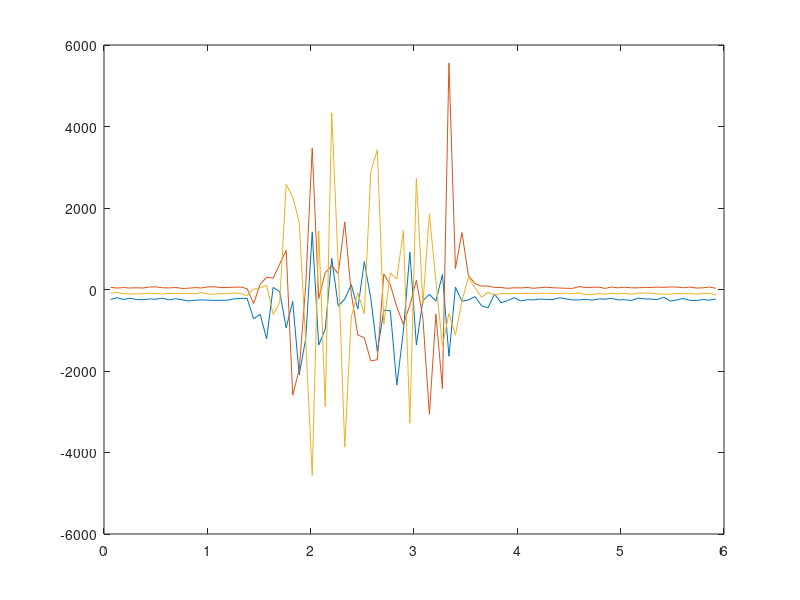
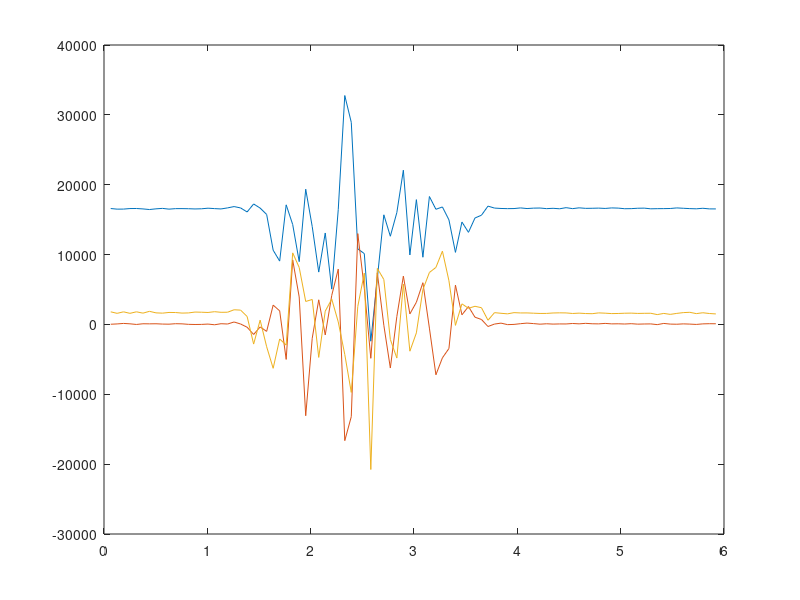
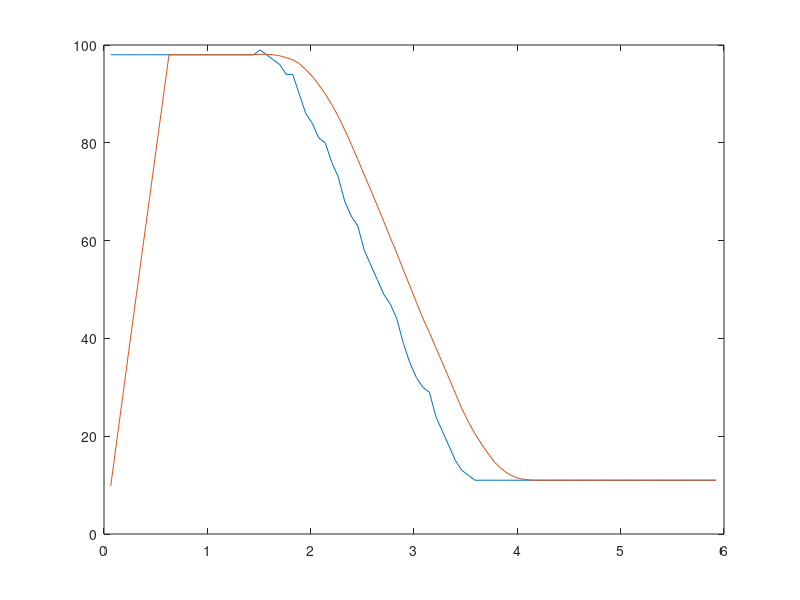
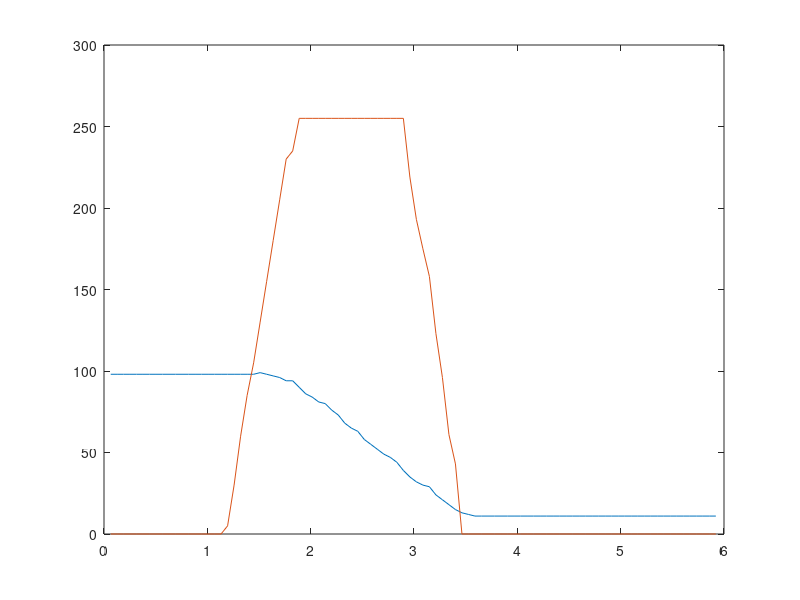

These charts were generated, in order, by the following MATLAB code:

clc
close all
clear all

% import from file to array
mydata1 = importdata("datiABS_bellobello.txt");

%tempo di campionamento
tempo = mydata1(:,8)*0.001;
%giroscopio
gyroX = mydata1(:, 4);
gyroY = mydata1(:, 5);
gyroZ = mydata1(:, 6);
%accelerazioni
AccX=mydata1(:, 1);
AccY=mydata1(:, 2);
AccZ=mydata1(:, 3);
%spazio (distanza)
distanza=mydata1(:,7);
pwn=mydata1(:,9);

%-----
windowSize = 10;
b = (1/windowSize)*ones(1,windowSize);
a = 1;

dist_filtered=filter(b,a,distanza);

figure(1)
plot(tempo, gyroX,tempo,gyroY,tempo,gyroZ);
%hold on
%plot(tempo, filter(b,a,gyroX),tempo,filter(b,a,gyroY),tempo,filter(b,a,gyroZ));

figure(2)
plot(tempo, AccX,tempo,AccY,tempo,AccZ);

figure(3)
plot(tempo,distanza,tempo,dist_filtered);
figure(4)
plot(tempo,distanza,tempo,pwn)